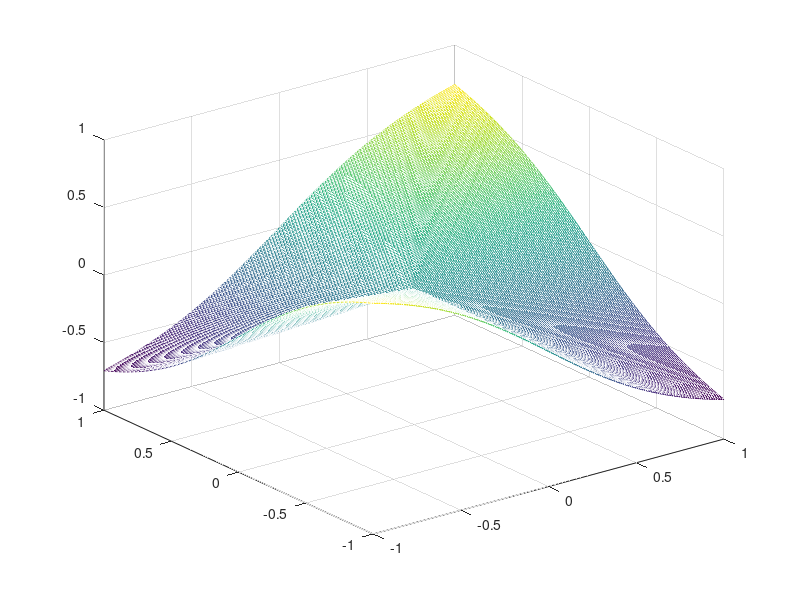

Write MATLAB code to recreate this figure.
[x,y]=meshgrid(-1:0.01:1);
z=x.^2+y.^2+1*((x.^2+y.^2)==0);
f=((x.*y)./sqrt(z)).*(abs(x.^2+y.^2)>0.000001);
mesh(x,y,f)